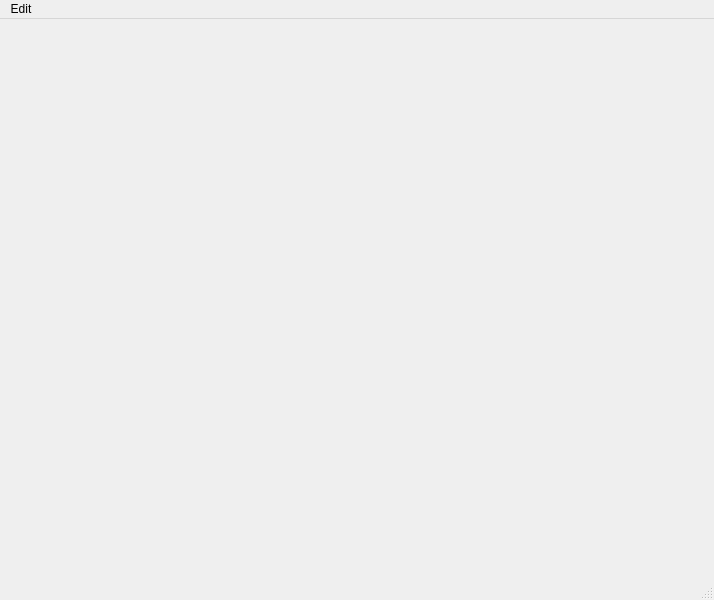
<?xml version="1.0" encoding="UTF-8"?>
<ui version="4.0">
 <class>EcoSystemScene</class>
 <widget class="QMainWindow" name="EcoSystemScene">
  <property name="geometry">
   <rect>
    <x>0</x>
    <y>0</y>
    <width>714</width>
    <height>600</height>
   </rect>
  </property>
  <property name="windowTitle">
   <string>EcoSystemScene</string>
  </property>
  <widget class="QWidget" name="central_widget">
   <layout class="QGridLayout" name="gridLayout"/>
  </widget>
  <widget class="QMenuBar" name="menubar">
   <property name="geometry">
    <rect>
     <x>0</x>
     <y>0</y>
     <width>714</width>
     <height>20</height>
    </rect>
   </property>
   <widget class="QMenu" name="menuEdit">
    <property name="title">
     <string>Edit</string>
    </property>
    <addaction name="actionApplication_settings"/>
   </widget>
   <addaction name="menuEdit"/>
  </widget>
  <widget class="QStatusBar" name="statusbar"/>
  <action name="actionApplication_settings">
   <property name="text">
    <string>Application settings</string>
   </property>
  </action>
 </widget>
 <resources/>
 <connections/>
</ui>
